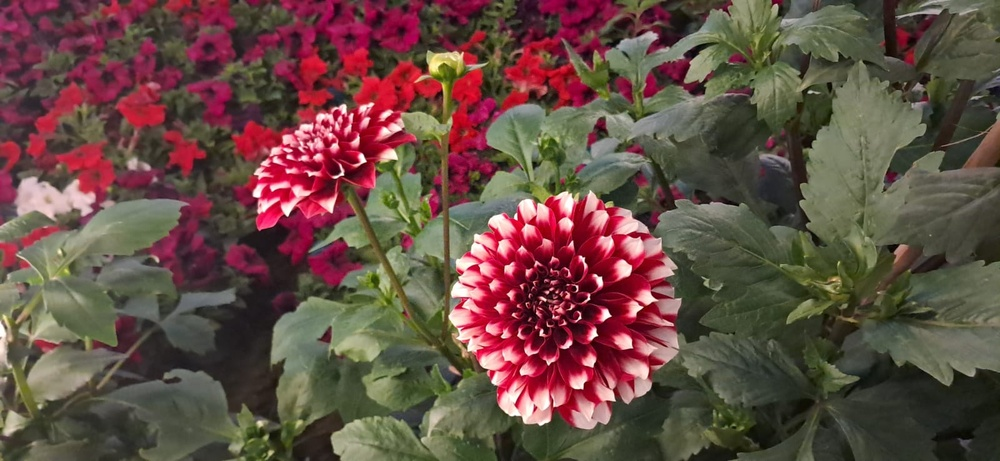
%> input picture Image1.jpg, 1000 x 461 px, shrunk from 1600 x 738 before the run
$ octave Binary48.m   (GNU Octave 9; MATLAB toolbox functions it lacks are replaced by stand-ins)
%> lines starting %> are read from the running program, lines starting %| are printed output that depends on the picture; in (x1, y1, x2, y2) boxes, pixels count from 0 and x2, y2 are one past the last pixel; in counts of white or black regions, pixels touching at a corner belong together; the program's own positions count from 1
clc;
clear;
close all;

% Read the image
img = imread('image1.jpg');
%> img is the input picture: size 461x1000x3 uint8; mean R, G, B 101.5, 76.3, 67.8

% Convert to grayscale if the image is RGB
if size(img,3) == 3
gray = rgb2gray(img);
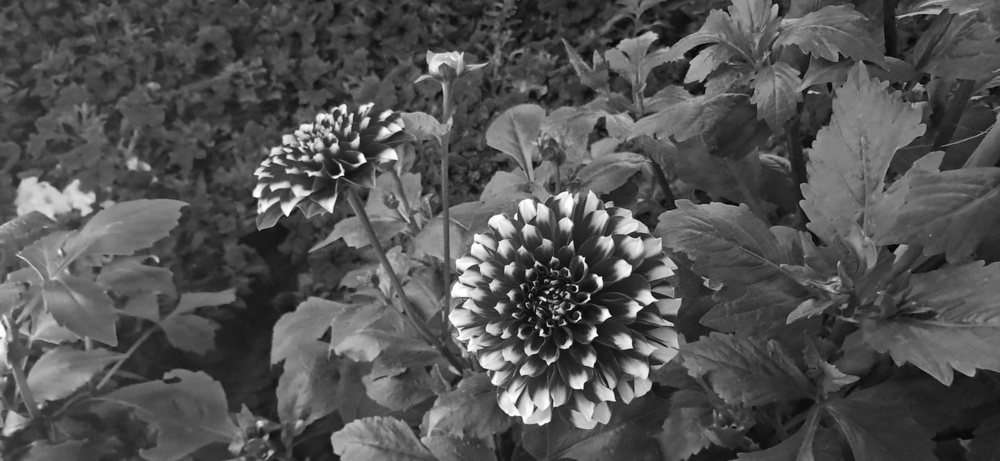
%> gray: size 461x1000 uint8; min 1, max 255, mean 82.9
else
gray = img;
end

% Convert to binary image
bw = imbinarize(gray);
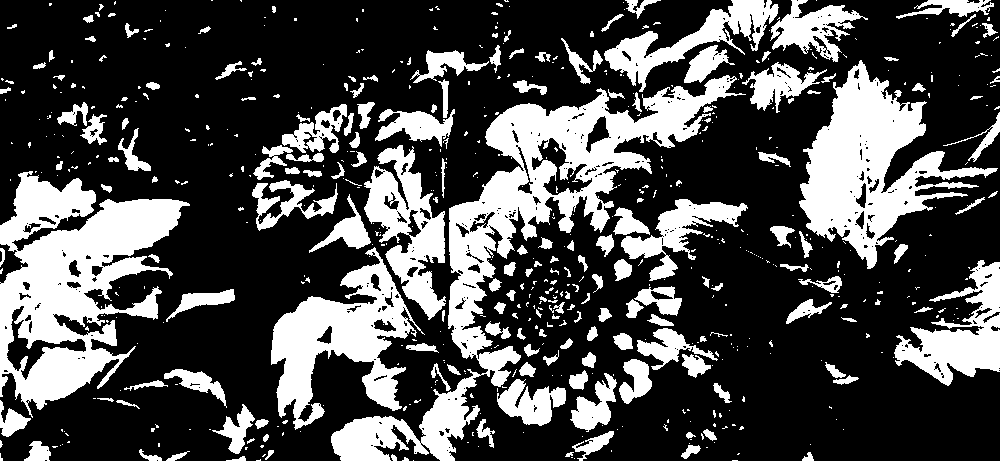
%> bw: size 461x1000 logical; 29.7% white; 624 white regions (436 under 20 px), largest, box (x1, y1, x2, y2) and area: (331, 75, 746, 461) 27184, (0, 171, 190, 418) 22518, (799, 60, 998, 269) 15703

% Make sure the objects are white
if mean(bw(:)) > 0.5
bw = ~bw;
end

% Display original image
figure;
imshow(img);
title('Original Image');

% Display binary image
figure;
imshow(bw);
title('Binary Image');

% Find perimeter using 4-connected neighborhood
perim4 = bwperim(bw,4);
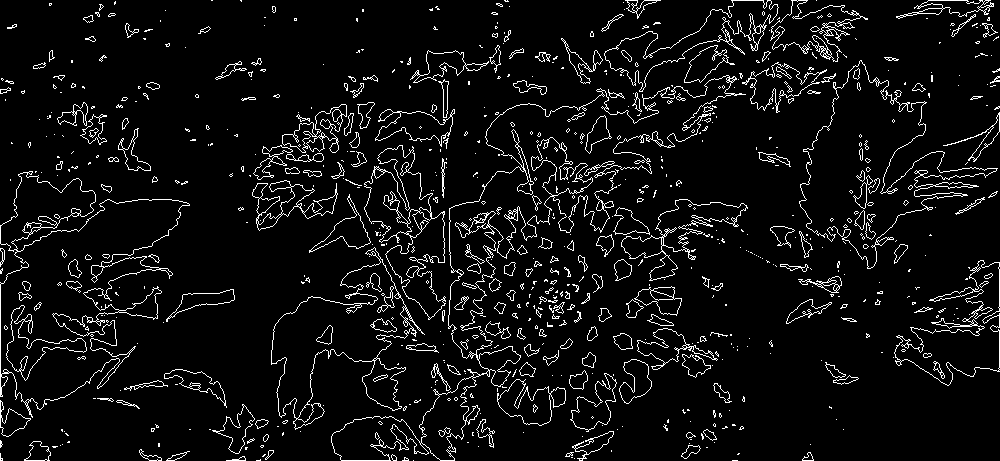
%> perim4: size 461x1000 logical; 6.2% white in thin lines or dots

figure;
imshow(perim4);
title('Perimeter using 4-Connected Neighborhood');

% Count perimeter pixels
P4 = sum(perim4(:));
%> P4 = 28463

% Find perimeter using 8-connected neighborhood
perim8 = bwperim(bw,8);
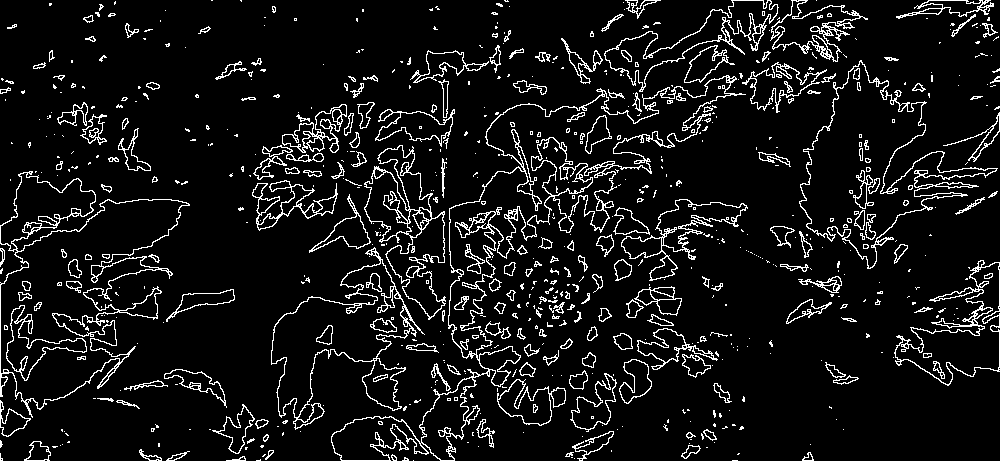
%> perim8: size 461x1000 logical; 8.2% white in thin lines or dots

figure;
imshow(perim8);
title('Perimeter using 8-Connected Neighborhood');

% Count perimeter pixels
P8 = sum(perim8(:));
%> P8 = 38027

% Display results
fprintf('Perimeter using 4-connected neighborhood = %d pixels\n', P4);
%| Perimeter using 4-connected neighborhood = 28463 pixels
fprintf('Perimeter using 8-connected neighborhood = %d pixels\n', P8);
%| Perimeter using 8-connected neighborhood = 38027 pixels

$ run again, with Image2.jpg copied over Image1.jpg
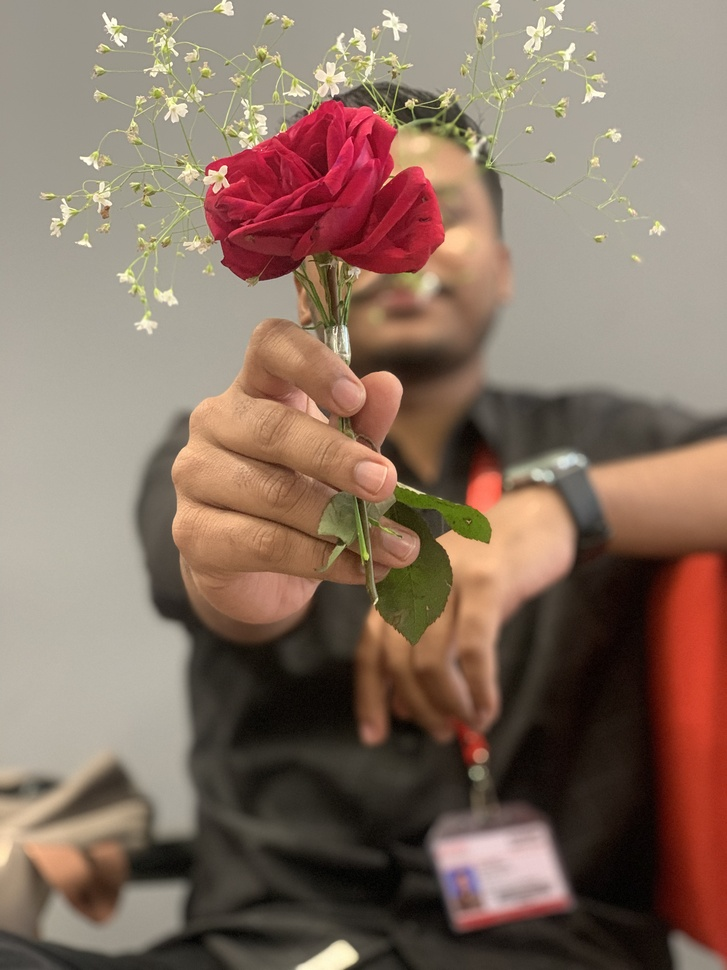
%> input picture Image2.jpg, 727 x 970 px, shrunk from 3024 x 4032 before the run
%> img is the input picture: size 970x727x3 uint8; mean R, G, B 134.9, 112.5, 98
%> `bw = imbinarize(gray);`:
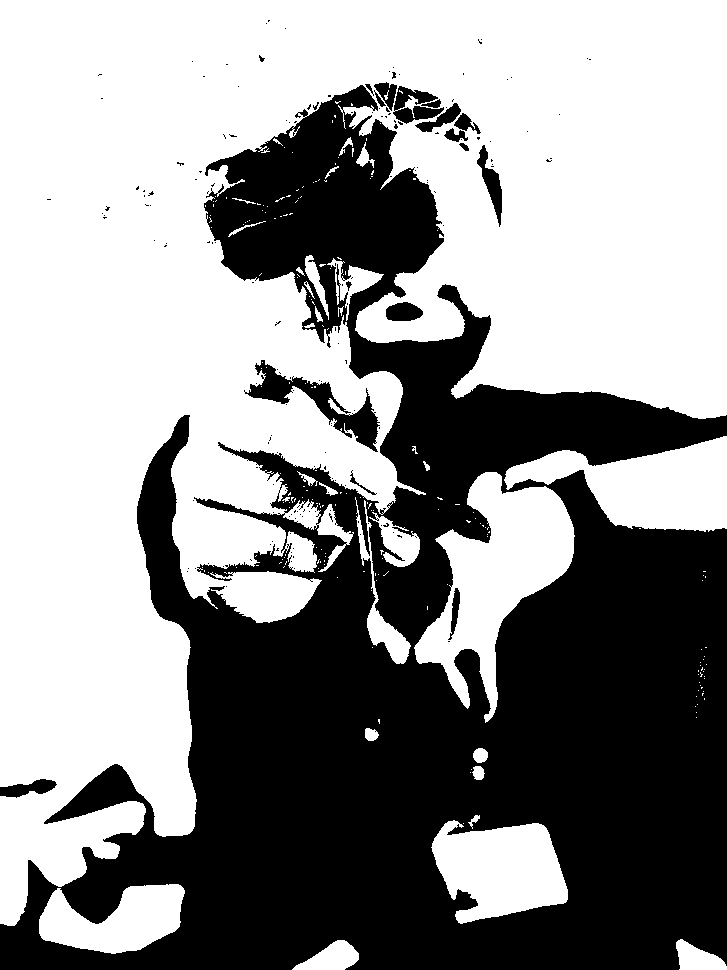
%> bw: size 970x727 logical; 57.3% white; 175 black regions (156 under 20 px), largest, box (x1, y1, x2, y2) and area: (0, 85, 727, 970) 292923, (244, 360, 380, 452) 3112, (393, 86, 444, 124) 985
%> perim4: size 970x727 logical; 2% white in thin lines or dots
%> P4 = 14248
%> `perim8 = bwperim(bw,8);`:
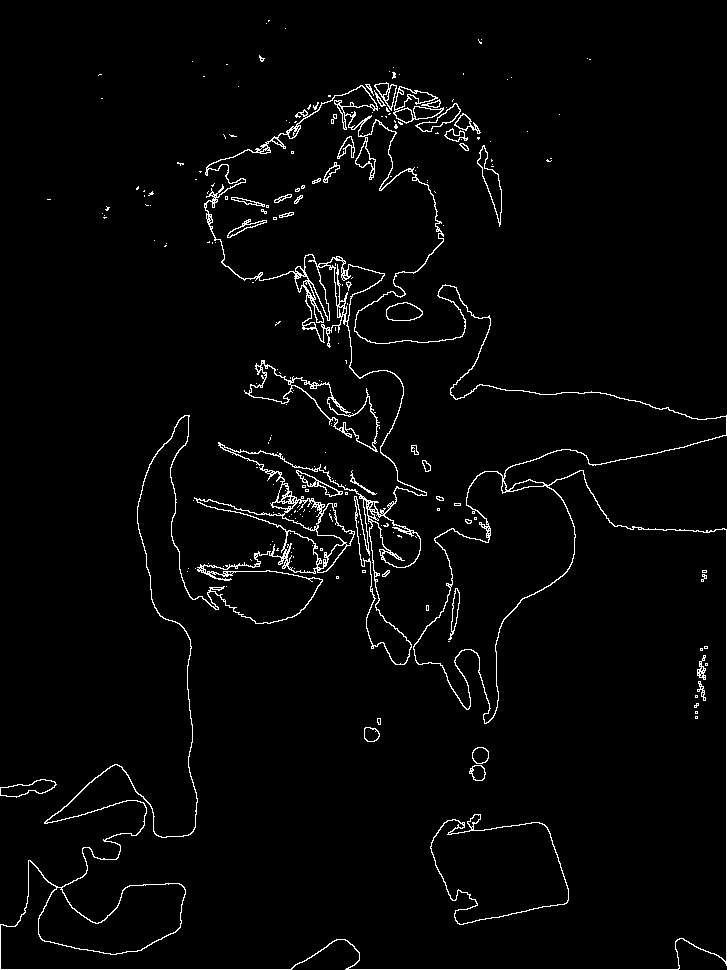
%> perim8: size 970x727 logical; 2.7% white in thin lines or dots
%> P8 = 18863
%| Perimeter using 4-connected neighborhood = 14248 pixels
%| Perimeter using 8-connected neighborhood = 18863 pixels

$ run again, with Image3.jpg copied over Image1.jpg
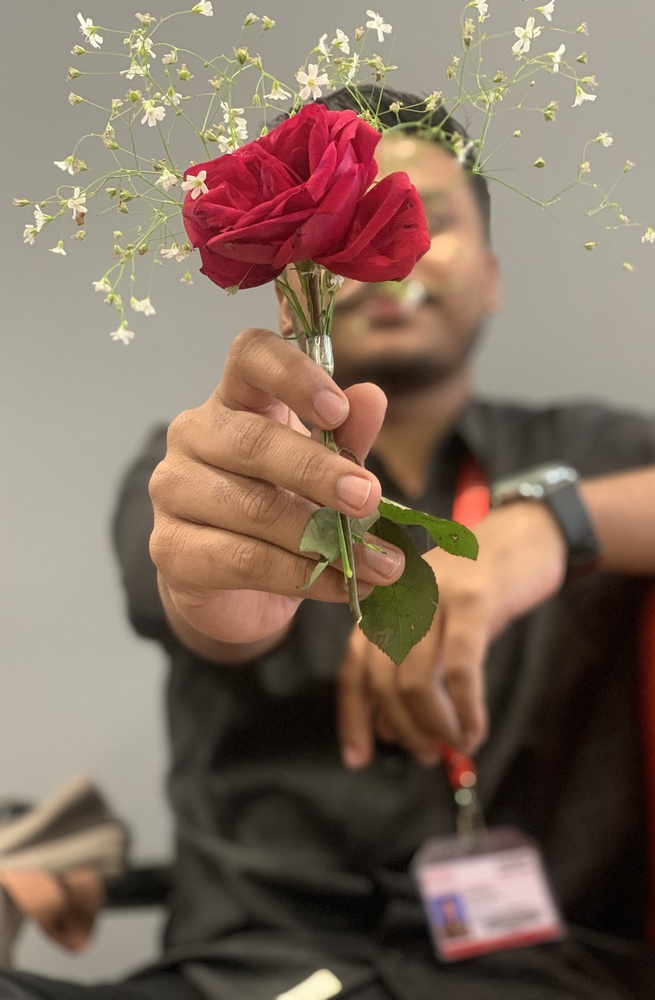
%> input picture Image3.jpg, 655 x 1000 px, shrunk from 2641 x 4032 before the run
%> img is the input picture: size 1000x655x3 uint8; mean R, G, B 130.5, 110.6, 96.1
%> `bw = imbinarize(gray);`:
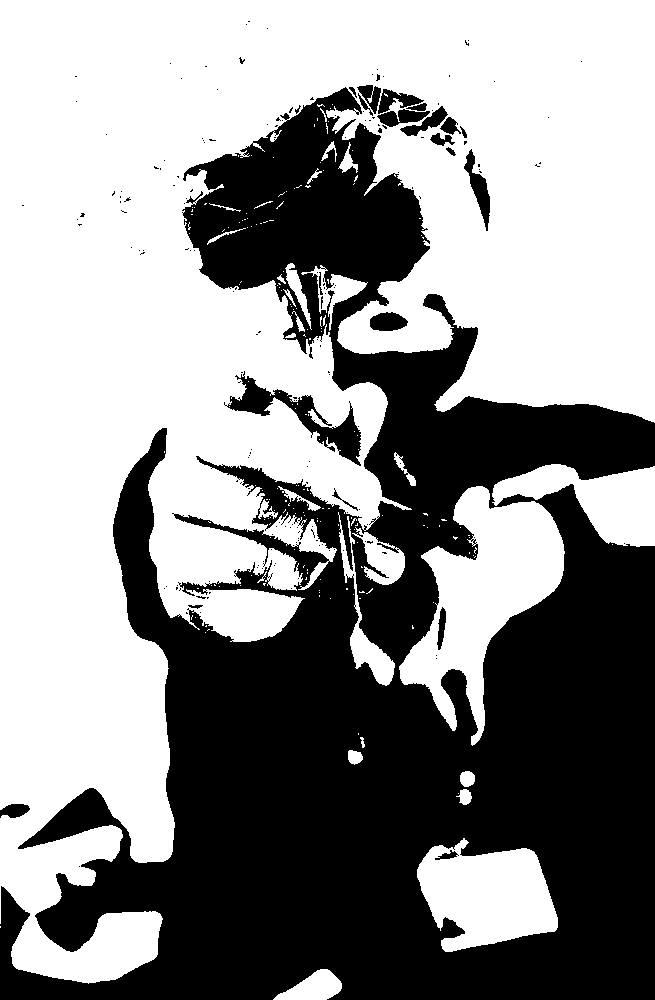
%> bw: size 1000x655 logical; 56.7% white; 185 black regions (162 under 20 px), largest, box (x1, y1, x2, y2) and area: (0, 87, 655, 1000) 275560, (224, 371, 361, 466) 2995, (464, 149, 490, 231) 762
%> perim4: size 1000x655 logical; 2.2% white in thin lines or dots
%> P4 = 14494
%> `perim8 = bwperim(bw,8);`:
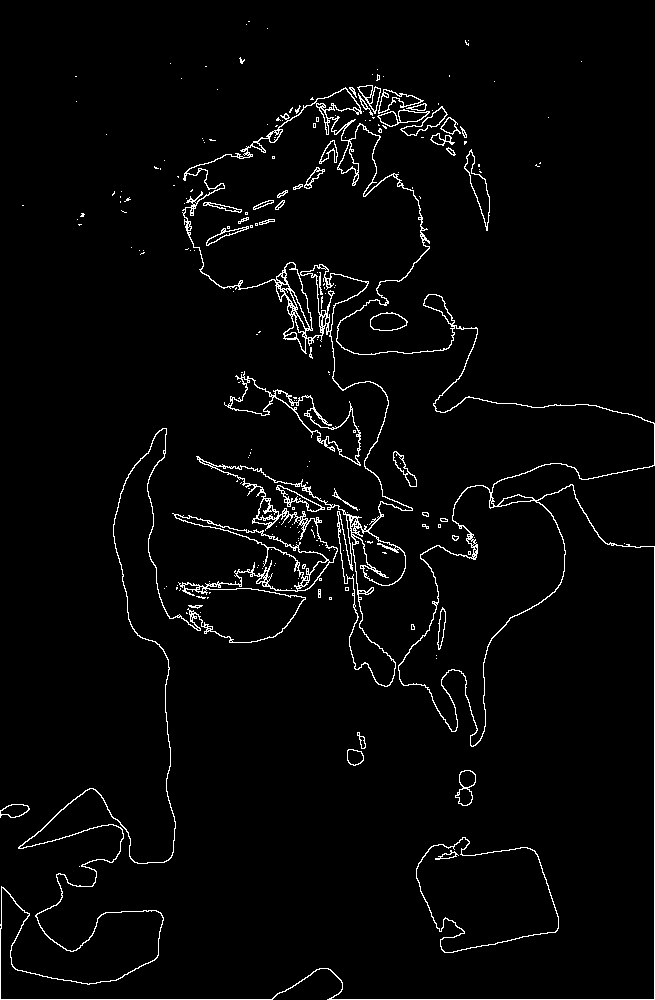
%> perim8: size 1000x655 logical; 2.9% white in thin lines or dots
%> P8 = 19121
%| Perimeter using 4-connected neighborhood = 14494 pixels
%| Perimeter using 8-connected neighborhood = 19121 pixels
